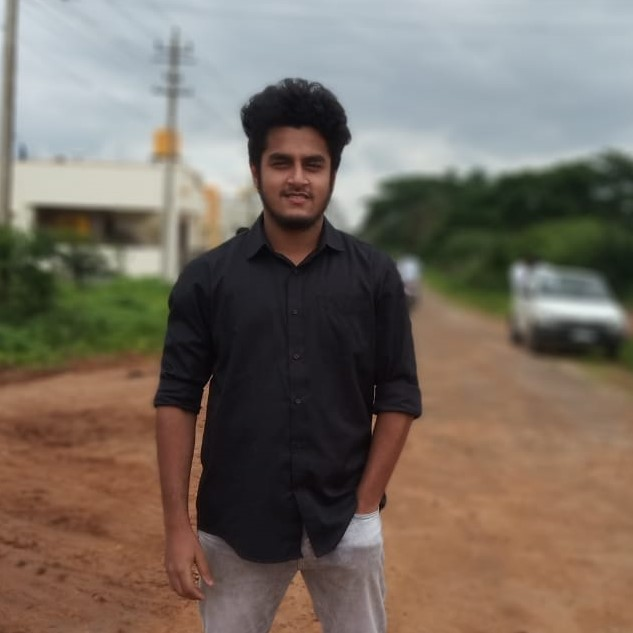
#> input picture Img-to-Sketch/headshot.jpeg, 633 x 633 px, found by its file name
$ python img-pencil.py
#> lines starting #> are read from the running program, lines starting #| are printed output that depends on the picture
import cv2
img_loc = 'F:/Casual Projects/Python/Image-PencilSketch/'
img_name = 'headshot.jpeg'
img = cv2.imread(img_loc + img_name)
#> img is the input picture: shape (633, 633, 3); mean B, G, R 97.5, 108.2, 119.2
gray_img = cv2.cvtColor(img, cv2.COLOR_BGR2GRAY)
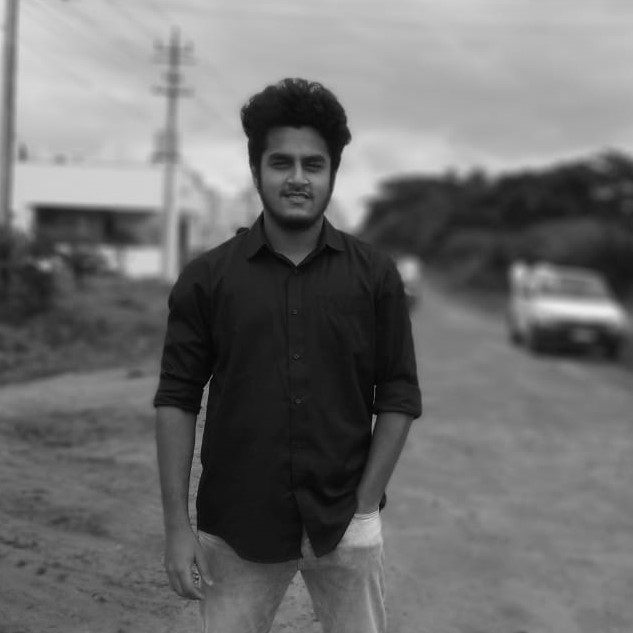
#> gray_img: shape (633, 633); min 1, max 236, mean 110.3
inverted_gray_img = 255 - gray_img
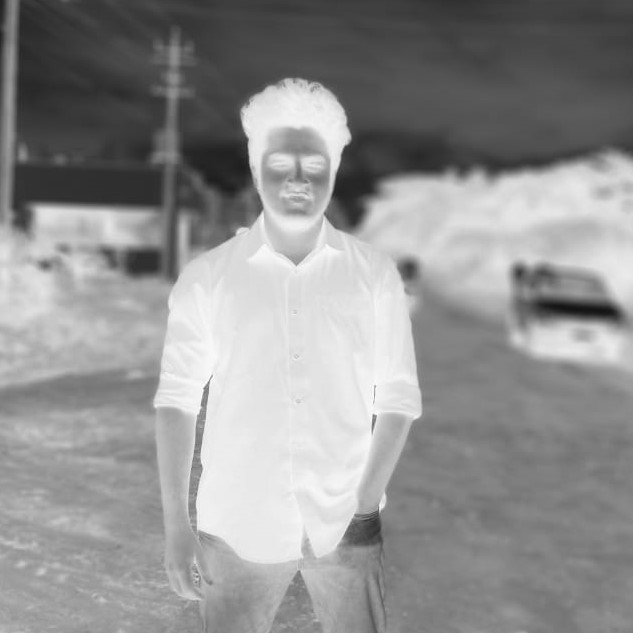
#> inverted_gray_img: shape (633, 633); min 19, max 254, mean 144.7
blurred_img = cv2.GaussianBlur(inverted_gray_img, (21, 21), 0)
inverted_blurred_img = 255 - blurred_img
pencil_img = cv2.divide(gray_img, inverted_blurred_img, scale=256.0)
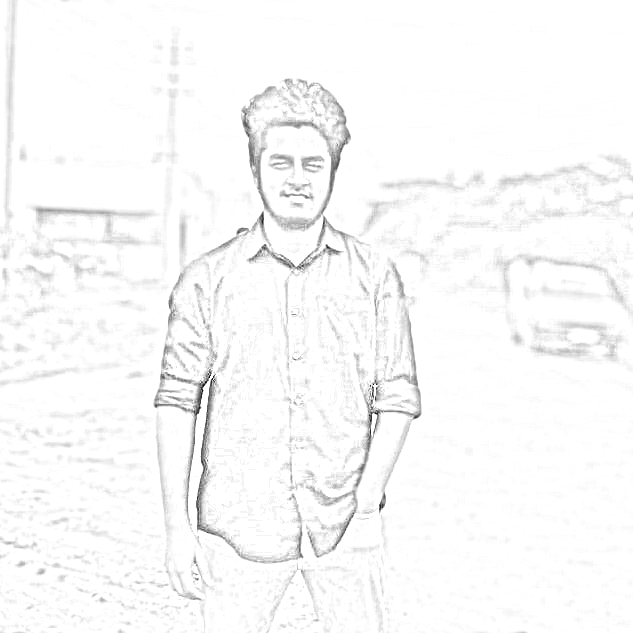
#> pencil_img: shape (633, 633); min 7, max 255, mean 249.1
cv2.imshow('Original Image', img)
cv2.imshow('New Image', pencil_img)
cv2.waitKey(0)
